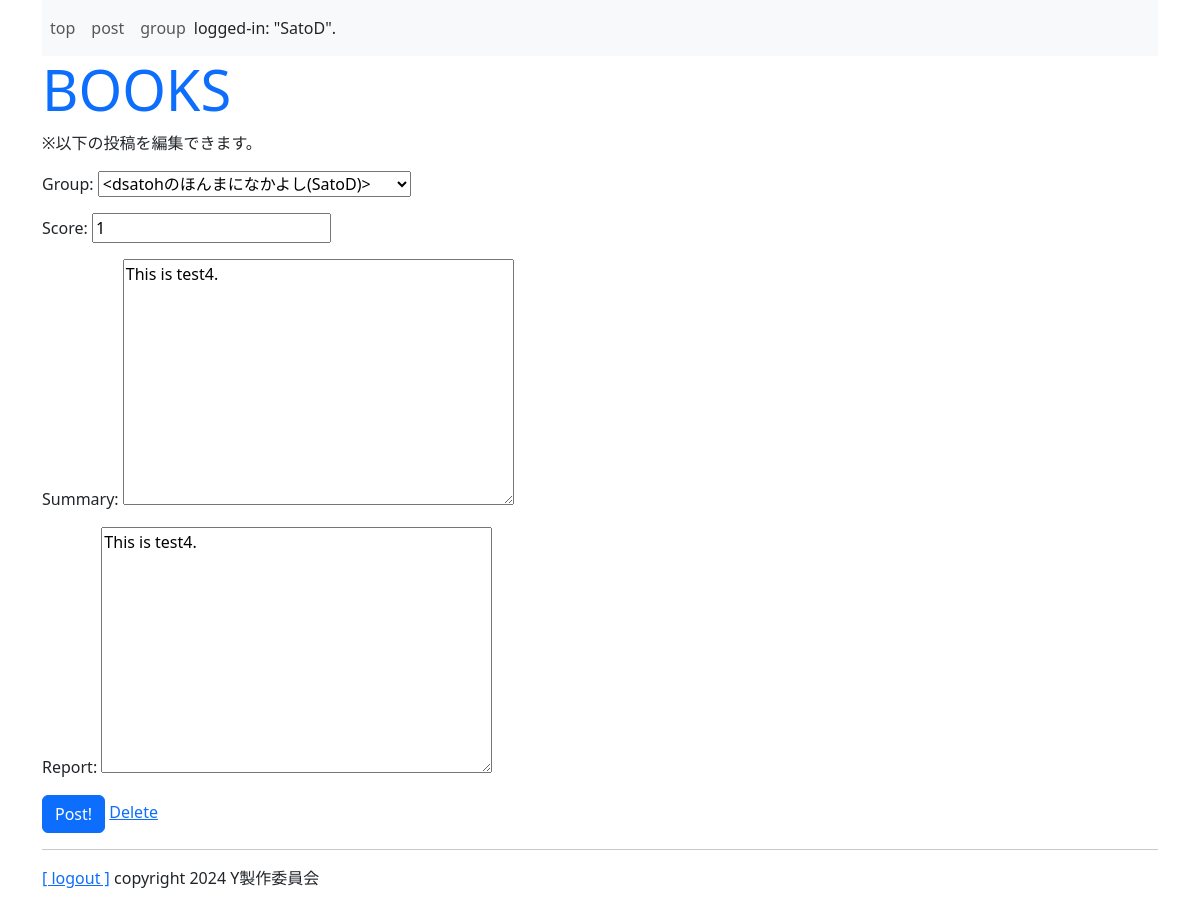
Page /books/edit/6 (signed in) on the committed database.
### books/models.py (models this page shows, shortened)
class BookRecord(models.Model):
    owner = models.ForeignKey(User, on_delete=models.CASCADE,\
        related_name='message_owner')
    group = models.ForeignKey('Group', on_delete=models.CASCADE)
    title = models.TextField(max_length=100)
    first_author =models.TextField(max_length=100)
    pub_year = models.IntegerField(default=0)
    genre = models.TextField(max_length=100)
    score = models.IntegerField(validators=[MinValueValidator(1), MaxValueValidator(10)])
    summary = models.TextField(max_length=500)
    report = models.TextField(max_length=5000)
    good_count = models.IntegerField(default=0)
    chat_count = models.IntegerField(default=0)
    pub_date = models.DateTimeField(auto_now_add=True)
    class Meta:
        ordering = ('-pub_date',)

### books/views.py (the view)
# urls.py: path('edit/<int:edit_id>', views.edit, name='edit'),
def edit(request, edit_id):
    brcd = BookRecord.objects.get(id=edit_id)
    print("BookRecord選択OK")
    if brcd.owner != request.user:
        messages.success(request, '自分のでないレコードは編集できません。')
        return redirect(to='/books')
    if (request.method == 'POST'):
        reviced = BookRecordForm(request.POST, instance=brcd)
        reviced.save()
        return redirect(to='/books')
    params = {
        'login_user': request.user,
        'id': edit_id,
        'form': BookRecordForm(instance=brcd),
    }
    return render(request, 'books/edit.html', params)

### books/forms.py
class BookRecordForm(forms.ModelForm):
    class Meta:
        model = BookRecord
        fields = ['group', 'score', 'summary', 'report']

### books/models.py (called while the page is built)
    def __str__(self):
        return '<' + self.title + '(' + str(self.owner) + ')>'

### books/templates/books/edit.html (shortened to what this page needs)
{% extends 'books/layout.html' %}
{% block header %}
<h1 class="display-4 text-primary">BOOKS</h1>
<p class="caption">※以下の投稿を編集できます。</p>
{% endblock %}
{% block content %}
<form action="{% url 'edit' id %}" method="post">
{{form.as_p}}
<button class="btn btn-primary">Post!</button>
<span class="float-right">
    <a href="{% url 'delete' id %}">Delete</a>
</span>
</form>
{% endblock %}

### books/templates/books/layout.html (shortened to what this page needs)
{% load static %}
<!doctype html>
<html lang="ja">
<head>
    <link rel="stylesheet" href="https://cdn.jsdelivr.net/npm/bootstrap@5.3.2/dist/css/bootstrap.min.css">
</head>
<body class="container">
    <nav class="navbar navbar-expand navbar-light bg-light">
        <ul class='navbar-nav mr-auto'>
            <li class="nav-item">
                <a class="nav-link" href="{% url 'index' %}">top</a>
            </li>
            <li class="nav-item">
                <a class="nav-link" href="{% url 'post' %}">post</a>
            </li>
            <li class="nav-item">
                <a class="nav-link" href="{% url 'groups' %}">group</a>
            </li>
        </ul>
        <span>logged-in: <span class="h6">"{{login_user}}".</span></span>
    </nav>
    <div>{% block header %}{% endblock %}</div>
    <div class="content">{% block content %}{% endblock %}</div>
    <hr>
    <div class="my-3">
        <span class="font-weighte-bold"><a href="/admin/logout?next=/books/">[ logout ]</a></span>
        <span class="float-right">copyright 2024 Y製作委員会</span>
    </div>
</body>
</html>

### rows in the picture
BookRecord: group "<dsatohのほんまになかよし(SatoD)>", score "1", summary "This is test4.", report "This is test4."

### other values in the picture
{{ login_user }} "SatoD"
